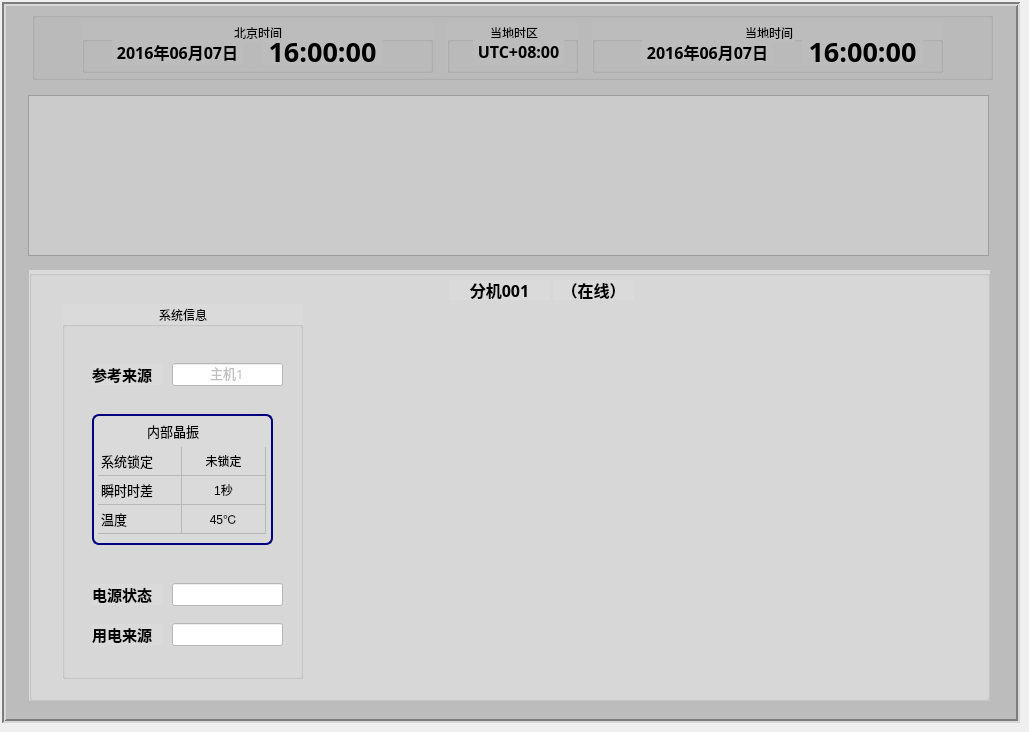
   <widget class="QWidget" name="clientWidget">
    <attribute name="title">
     <string>分机状态</string>
    </attribute>
    <widget class="QFrame" name="frame_3">
     <property name="geometry">
      <rect>
       <x>2</x>
       <y>2</y>
       <width>1018</width>
       <height>721</height>
      </rect>
     </property>
     <property name="styleSheet">
      <string notr="true">background-color: rgb(188, 188, 188);
</string>
     </property>
     <property name="frameShape">
      <enum>QFrame::Box</enum>
     </property>
     <property name="frameShadow">
      <enum>QFrame::Sunken</enum>
     </property>
     <property name="lineWidth">
      <number>2</number>
     </property>
     <widget class="QGroupBox" name="groupBox_page3_clientInfo">
      <property name="geometry">
       <rect>
        <x>27</x>
        <y>268</y>
        <width>961</width>
        <height>431</height>
       </rect>
      </property>
      <property name="styleSheet">
       <string notr="true">background-color: rgb(218, 218, 218);

</string>
      </property>
      <property name="title">
       <string/>
      </property>
      <widget class="QGroupBox" name="groupBox_52">
       <property name="geometry">
        <rect>
         <x>33</x>
         <y>34</y>
         <width>241</width>
         <height>375</height>
        </rect>
       </property>
       <property name="font">
        <font>
         <family>微软雅黑</family>
        </font>
       </property>
       <property name="styleSheet">
        <string notr="true">background-color: rgb(218, 218, 218);
border-color: rgb(83, 83, 83);

</string>
       </property>
       <property name="title">
        <string>系统信息</string>
       </property>
       <property name="alignment">
        <set>Qt::AlignCenter</set>
       </property>
       <widget class="QLabel" name="label_16">
        <property name="geometry">
         <rect>
          <x>30</x>
          <y>280</y>
          <width>71</width>
          <height>21</height>
         </rect>
        </property>
        <property name="font">
         <font>
          <family>宋体</family>
          <pointsize>11</pointsize>
          <weight>75</weight>
          <bold>true</bold>
         </font>
        </property>
        <property name="text">
         <string>电源状态</string>
        </property>
        <property name="textFormat">
         <enum>Qt::AutoText</enum>
        </property>
        <property name="alignment">
         <set>Qt::AlignLeading|Qt::AlignLeft|Qt::AlignVCenter</set>
        </property>
       </widget>
       <widget class="QLabel" name="label_17">
        <property name="geometry">
         <rect>
          <x>30</x>
          <y>320</y>
          <width>71</width>
          <height>21</height>
         </rect>
        </property>
        <property name="font">
         <font>
          <family>宋体</family>
          <pointsize>11</pointsize>
          <weight>75</weight>
          <bold>true</bold>
         </font>
        </property>
        <property name="text">
         <string>用电来源</string>
        </property>
        <property name="textFormat">
         <enum>Qt::AutoText</enum>
        </property>
        <property name="alignment">
         <set>Qt::AlignLeading|Qt::AlignLeft|Qt::AlignVCenter</set>
        </property>
       </widget>
       <widget class="QLineEdit" name="lineEdit_powerStatus_3">
        <property name="enabled">
         <bool>false</bool>
        </property>
        <property name="geometry">
         <rect>
          <x>110</x>
          <y>279</y>
          <width>111</width>
          <height>23</height>
         </rect>
        </property>
        <property name="font">
         <font>
          <family>宋体</family>
         </font>
        </property>
        <property name="focusPolicy">
         <enum>Qt::NoFocus</enum>
        </property>
        <property name="styleSheet">
         <string notr="true">background-color: rgb(255, 255, 255);</string>
        </property>
        <property name="alignment">
         <set>Qt::AlignCenter</set>
        </property>
        <property name="dragEnabled">
         <bool>false</bool>
        </property>
       </widget>
       <widget class="QLineEdit" name="lineEdit_powerOrigin_3">
        <property name="enabled">
         <bool>false</bool>
        </property>
        <property name="geometry">
         <rect>
          <x>110</x>
          <y>319</y>
          <width>111</width>
          <height>23</height>
         </rect>
        </property>
        <property name="font">
         <font>
          <family>宋体</family>
         </font>
        </property>
        <property name="focusPolicy">
         <enum>Qt::NoFocus</enum>
        </property>
        <property name="styleSheet">
         <string notr="true">background-color: rgb(255, 255, 255);</string>
        </property>
        <property name="alignment">
         <set>Qt::AlignCenter</set>
        </property>
        <property name="dragEnabled">
         <bool>false</bool>
        </property>
       </widget>
       <widget class="QFrame" name="frame_8">
        <property name="geometry">
         <rect>
          <x>30</x>
          <y>110</y>
          <width>181</width>
          <height>131</height>
         </rect>
        </property>
        <property name="styleSheet">
         <string notr="true">border:2px solid #000080;

border-radius:7px;</string>
        </property>
        <property name="frameShape">
         <enum>QFrame::Box</enum>
        </property>
        <property name="frameShadow">
         <enum>QFrame::Raised</enum>
        </property>
        <widget class="QLabel" name="label_page3_icon5_2">
         <property name="geometry">
          <rect>
           <x>123</x>
           <y>3</y>
           <width>31</width>
           <height>31</height>
          </rect>
         </property>
         <property name="styleSheet">
          <string notr="true">image: url(:/image/lock_unlock.png);
border:0px solid #000080;
border-radius:7px;</string>
         </property>
         <property name="text">
          <string/>
         </property>
        </widget>
        <widget class="QLabel" name="label_12">
         <property name="geometry">
          <rect>
           <x>43</x>
           <y>4</y>
           <width>76</width>
           <height>25</height>
          </rect>
         </property>
         <property name="font">
          <font>
           <family>微软雅黑</family>
           <pointsize>10</pointsize>
          </font>
         </property>
         <property name="styleSheet">
          <string notr="true">border:0px solid #000080;
border-radius:7px;</string>
         </property>
         <property name="text">
          <string>内部晶振</string>
         </property>
         <property name="alignment">
          <set>Qt::AlignCenter</set>
         </property>
        </widget>
        <widget class="QTableWidget" name="tableWidget">
         <property name="geometry">
          <rect>
           <x>6</x>
           <y>33</y>
           <width>170</width>
           <height>91</height>
          </rect>
         </property>
         <property name="focusPolicy">
          <enum>Qt::NoFocus</enum>
         </property>
         <property name="styleSheet">
          <string notr="true">border:0px solid #000080;
border-radius:7px;</string>
         </property>
         <property name="editTriggers">
          <set>QAbstractItemView::NoEditTriggers</set>
         </property>
         <attribute name="horizontalHeaderVisible">
          <bool>false</bool>
         </attribute>
         <attribute name="horizontalHeaderDefaultSectionSize">
          <number>84</number>
         </attribute>
         <attribute name="verticalHeaderVisible">
          <bool>false</bool>
         </attribute>
         <attribute name="verticalHeaderDefaultSectionSize">
          <number>29</number>
         </attribute>
         <row>
          <property name="text">
           <string>新建行</string>
          </property>
         </row>
         <row>
          <property name="text">
           <string>新建行</string>
          </property>
         </row>
         <row>
          <property name="text">
           <string>新建行</string>
          </property>
         </row>
         <column>
          <property name="text">
           <string>新建列</string>
          </property>
         </column>
         <column>
          <property name="text">
           <string>新建列</string>
          </property>
         </column>
         <item row="0" column="0">
          <property name="text">
           <string>系统锁定</string>
          </property>
          <property name="font">
           <font>
            <pointsize>10</pointsize>
           </font>
          </property>
          <property name="icon">
           <iconset>
            <normaloff>image/Gnome_System_Lock_Screen_64_64px_532412_easyicon.net.png</normaloff>image/Gnome_System_Lock_Screen_64_64px_532412_easyicon.net.png</iconset>
          </property>
         </item>
         <item row="0" column="1">
          <property name="text">
           <string>未锁定</string>
          </property>
          <property name="font">
           <font>
            <pointsize>9</pointsize>
           </font>
          </property>
          <property name="textAlignment">
           <set>AlignCenter</set>
          </property>
         </item>
         <item row="1" column="0">
          <property name="text">
           <string>瞬时时差</string>
          </property>
          <property name="font">
           <font>
            <pointsize>10</pointsize>
           </font>
          </property>
          <property name="icon">
           <iconset>
            <normaloff>image/timeIcon2.png</normaloff>image/timeIcon2.png</iconset>
          </property>
         </item>
         <item row="1" column="1">
          <property name="text">
           <string>1秒</string>
          </property>
          <property name="font">
           <font>
            <pointsize>9</pointsize>
           </font>
          </property>
          <property name="textAlignment">
           <set>AlignCenter</set>
          </property>
         </item>
         <item row="2" column="0">
          <property name="text">
           <string>温度</string>
          </property>
          <property name="font">
           <font>
            <pointsize>10</pointsize>
           </font>
          </property>
          <property name="icon">
           <iconset>
            <normaloff>image/card_tempera.png</normaloff>image/card_tempera.png</iconset>
          </property>
         </item>
         <item row="2" column="1">
          <property name="text">
           <string>45℃</string>
          </property>
          <property name="font">
           <font>
            <pointsize>9</pointsize>
           </font>
          </property>
          <property name="textAlignment">
           <set>AlignCenter</set>
          </property>
         </item>
        </widget>
       </widget>
       <widget class="QLabel" name="label_26">
        <property name="geometry">
         <rect>
          <x>30</x>
          <y>60</y>
          <width>71</width>
          <height>21</height>
         </rect>
        </property>
        <property name="font">
         <font>
          <family>宋体</family>
          <pointsize>11</pointsize>
          <weight>75</weight>
          <bold>true</bold>
         </font>
        </property>
        <property name="text">
         <string>参考来源</string>
        </property>
        <property name="textFormat">
         <enum>Qt::AutoText</enum>
        </property>
        <property name="alignment">
         <set>Qt::AlignLeading|Qt::AlignLeft|Qt::AlignVCenter</set>
        </property>
       </widget>
       <widget class="QLineEdit" name="lineEdit_powerOrigin_7">
        <property name="enabled">
         <bool>false</bool>
        </property>
        <property name="geometry">
         <rect>
          <x>110</x>
          <y>59</y>
          <width>111</width>
          <height>23</height>
         </rect>
        </property>
        <property name="font">
         <font>
          <family>微软雅黑</family>
          <pointsize>10</pointsize>
         </font>
        </property>
        <property name="focusPolicy">
         <enum>Qt::NoFocus</enum>
        </property>
        <property name="styleSheet">
         <string notr="true">background-color: rgb(255, 255, 255);</string>
        </property>
        <property name="text">
         <string>主机1</string>
        </property>
        <property name="alignment">
         <set>Qt::AlignCenter</set>
        </property>
        <property name="dragEnabled">
         <bool>false</bool>
        </property>
       </widget>
      </widget>
      <widget class="QLabel" name="label_clientWidgetName">
       <property name="geometry">
        <rect>
         <x>420</x>
         <y>10</y>
         <width>101</width>
         <height>20</height>
        </rect>
       </property>
       <property name="font">
        <font>
         <family>微软雅黑</family>
         <pointsize>12</pointsize>
         <weight>75</weight>
         <bold>true</bold>
        </font>
       </property>
       <property name="text">
        <string>分机001</string>
       </property>
       <property name="alignment">
        <set>Qt::AlignCenter</set>
       </property>
      </widget>
      <widget class="QLabel" name="label_clientWidgetStatus">
       <property name="geometry">
        <rect>
         <x>524</x>
         <y>10</y>
         <width>81</width>
         <height>20</height>
        </rect>
       </property>
       <property name="font">
        <font>
         <family>宋体</family>
         <pointsize>12</pointsize>
         <weight>75</weight>
         <bold>true</bold>
        </font>
       </property>
       <property name="text">
        <string>（在线）</string>
       </property>
       <property name="alignment">
        <set>Qt::AlignCenter</set>
       </property>
      </widget>
     </widget>
     <widget class="QGroupBox" name="groupBox_11">
      <property name="geometry">
       <rect>
        <x>30</x>
        <y>10</y>
        <width>961</width>
        <height>68</height>
       </rect>
      </property>
      <property name="title">
       <string/>
      </property>
      <widget class="QGroupBox" name="groupBox_12">
       <property name="geometry">
        <rect>
         <x>50</x>
         <y>10</y>
         <width>351</width>
         <height>51</height>
        </rect>
       </property>
       <property name="title">
        <string>北京时间</string>
       </property>
       <property name="alignment">
        <set>Qt::AlignCenter</set>
       </property>
       <widget class="QLabel" name="label_subBeijingDate_2">
        <property name="geometry">
         <rect>
          <x>30</x>
          <y>16</y>
          <width>131</width>
          <height>27</height>
         </rect>
        </property>
        <property name="font">
         <font>
          <family>新宋体</family>
          <pointsize>12</pointsize>
          <weight>75</weight>
          <bold>true</bold>
         </font>
        </property>
        <property name="text">
         <string>2016年06月07日</string>
        </property>
        <property name="alignment">
         <set>Qt::AlignCenter</set>
        </property>
       </widget>
       <widget class="QLabel" name="label_subBeijingTime_HM_2">
        <property name="geometry">
         <rect>
          <x>180</x>
          <y>16</y>
          <width>121</width>
          <height>27</height>
         </rect>
        </property>
        <property name="font">
         <font>
          <family>新宋体</family>
          <pointsize>20</pointsize>
          <weight>75</weight>
          <bold>true</bold>
         </font>
        </property>
        <property name="text">
         <string>16:00:00</string>
        </property>
        <property name="alignment">
         <set>Qt::AlignCenter</set>
        </property>
       </widget>
      </widget>
      <widget class="QGroupBox" name="groupBox_13">
       <property name="geometry">
        <rect>
         <x>560</x>
         <y>10</y>
         <width>351</width>
         <height>51</height>
        </rect>
       </property>
       <property name="title">
        <string>当地时间</string>
       </property>
       <property name="alignment">
        <set>Qt::AlignCenter</set>
       </property>
       <widget class="QLabel" name="label_subLocalTime_HM_2">
        <property name="geometry">
         <rect>
          <x>210</x>
          <y>16</y>
          <width>121</width>
          <height>27</height>
         </rect>
        </property>
        <property name="font">
         <font>
          <family>新宋体</family>
          <pointsize>20</pointsize>
          <weight>75</weight>
          <bold>true</bold>
         </font>
        </property>
        <property name="text">
         <string>16:00:00</string>
        </property>
        <property name="alignment">
         <set>Qt::AlignCenter</set>
        </property>
       </widget>
       <widget class="QLabel" name="label_subLocalDate_2">
        <property name="geometry">
         <rect>
          <x>50</x>
          <y>16</y>
          <width>131</width>
          <height>27</height>
         </rect>
        </property>
        <property name="font">
         <font>
          <family>新宋体</family>
          <pointsize>12</pointsize>
          <weight>75</weight>
          <bold>true</bold>
         </font>
        </property>
        <property name="text">
         <string>2016年06月07日</string>
        </property>
        <property name="alignment">
         <set>Qt::AlignCenter</set>
        </property>
       </widget>
      </widget>
      <widget class="QGroupBox" name="groupBox_14">
       <property name="geometry">
        <rect>
         <x>415</x>
         <y>10</y>
         <width>131</width>
         <height>51</height>
        </rect>
       </property>
       <property name="title">
        <string>当地时区</string>
       </property>
       <property name="alignment">
        <set>Qt::AlignCenter</set>
       </property>
       <widget class="QLabel" name="label_subLocalTimeZone_2">
        <property name="geometry">
         <rect>
          <x>26</x>
          <y>16</y>
          <width>91</width>
          <height>27</height>
         </rect>
        </property>
        <property name="font">
         <font>
          <family>新宋体</family>
          <pointsize>12</pointsize>
          <weight>75</weight>
          <bold>true</bold>
         </font>
        </property>
        <property name="text">
         <string>UTC+08:00</string>
        </property>
        <property name="alignment">
         <set>Qt::AlignCenter</set>
        </property>
       </widget>
      </widget>
     </widget>
     <widget class="QScrollArea" name="scrollArea">
      <property name="geometry">
       <rect>
        <x>26</x>
        <y>93</y>
        <width>961</width>
        <height>161</height>
       </rect>
      </property>
      <property name="styleSheet">
       <string notr="true">background-color: rgb(203, 203, 203);
</string>
      </property>
      <property name="widgetResizable">
       <bool>true</bool>
      </property>
      <widget class="QWidget" name="scrollAreaWidgetContents">
       <property name="geometry">
        <rect>
         <x>0</x>
         <y>0</y>
         <width>959</width>
         <height>159</height>
        </rect>
       </property>
      </widget>
     </widget>
    </widget>
   </widget>
